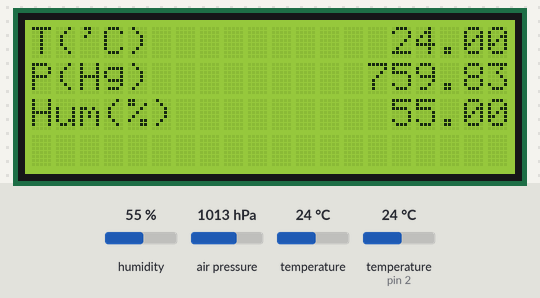
The sketch below on a simulated Arduino Uno, built with avr-gcc and run on an emulated ATmega328P. Shown: 20×4 character LCD. The test bench sets the inputs (shaded band); at power-on: humidity 55 %, air pressure 1013 hPa, temperature 24 °C, temperature (sensor on pin 2) 24 °C. What the sketch prints to the serial monitor is not drawn.

Above: at 1.2 s.
1.3 s: humidity set to 22 %
At 3.3 s:
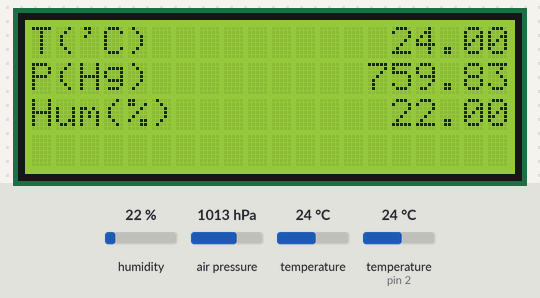
4.1 s: air pressure set to 952 hPa
At 5.0 s:
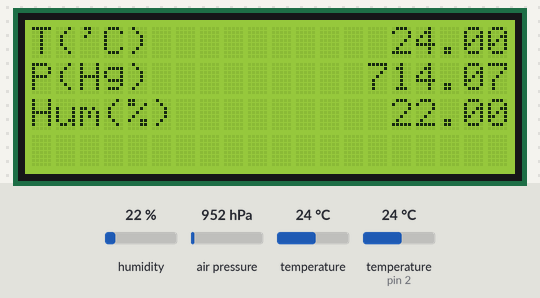
6.9 s: temperature (sensor 0) set to 12 °C
At 8.9 s:
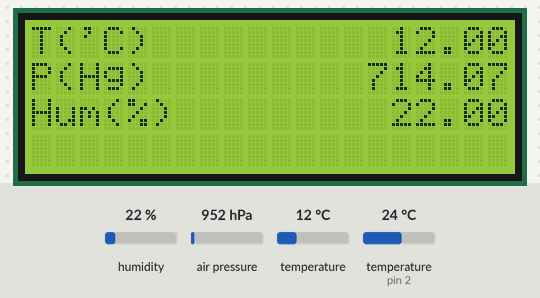
9.8 s: humidity set to 40 %
At 11.5 s:
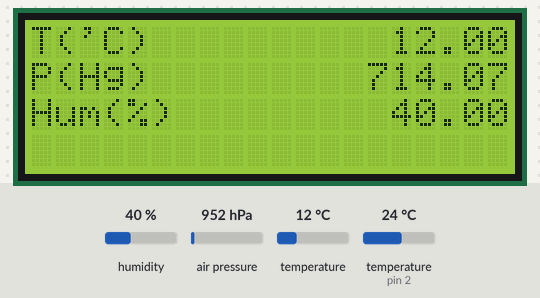
12.6 s: air pressure set to 975 hPa
At 14.9 s:
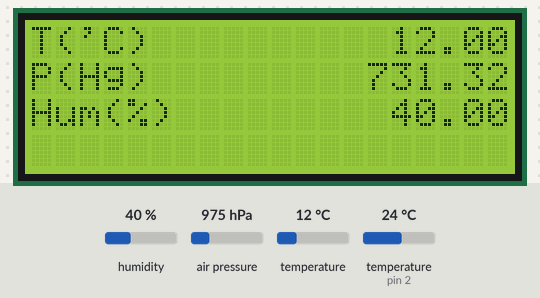
16.1 s: humidity set to 68 %
At 17.9 s:
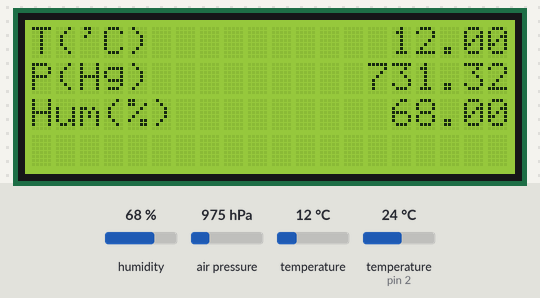
Timing chart, 0 to 19.4 s (numbered marks = the images above; inputs shaded):
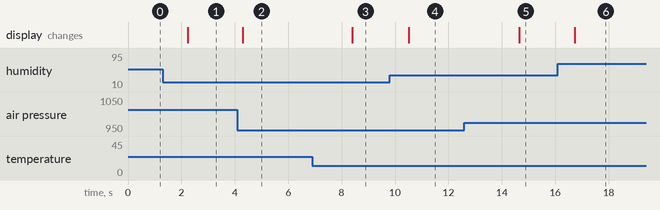

Measured:
- after the input at 1.3 s, the display: changes after 0.93 s (image 1)
- after the input at 4.1 s, the display: changes after 0.20 s (image 2)
- after the input at 6.9 s, the display: changes after 1.5 s (image 3)
- after the input at 9.8 s, the display: changes after 0.72 s (image 4)
- after the input at 12.6 s, the display: changes after 2.1 s (image 5)
- after the input at 16.1 s, the display: changes after 0.63 s (image 6)

The sketch:

bar_lcd.ino
```cpp
#include <DHT.h>
#include <Adafruit_BMP085.h>
#include <Wire.h>
#include <LCD.h>
#include <LiquidCrystal_I2C.h>

// Порты LCD
#define LCD_I2C_ADDR    0x27 // Define I2C Address where the PCF8574T is
#define BACKLIGHT     3
#define LCD_EN  2
#define LCD_RW  1
#define LCD_RS  0
#define LCD_D4  4
#define LCD_D5  5
#define LCD_D6  6
#define LCD_D7  7

LiquidCrystal_I2C       lcd(LCD_I2C_ADDR,LCD_EN,LCD_RW,LCD_RS,LCD_D4,LCD_D5,LCD_D6,LCD_D7);

// Датчики
Adafruit_BMP085         bmp;
DHT                     dht(2, DHT11); // S подключен к D2

void setup() {
  Serial.begin(9600,SERIAL_8N2);
  lcd.begin(20,4);
  lcd.setBacklightPin(BACKLIGHT,POSITIVE);
  lcd.setBacklight(HIGH);
  lcd.clear();
  lcd.home();
  // Проверка на доступность датчика
  if (!bmp.begin()) {
	lcd.print("BMP180 ERROR!");
	while (1) {}
  }
  // "Запуск" DHT11
  dht.begin();
  // Шаблон для дисплея
  lcd.setCursor(0,0);
  lcd.print("T('C) ");
  lcd.setCursor(0,1);
  lcd.print("P(Hg) ");
  lcd.setCursor(0,2);
  lcd.print("Hum(%)");
}

void loop() {
  float Temp, Hum;          // Температура и влажность
  int32_t pres;             // Давление
  char StrHum[15]="";       // Влажность строкой
  char StrPresHg[15]="";    // Давление в мм рт.ст. строкой
  char StrTemp[15]="";      // Температура строкой
  // Данные с BMP180
  Temp=bmp.readTemperature();
  pres=bmp.readPressure();
  // Вывод температуры
  lcd.setCursor(6, 0);
  dtostrf(Temp, 14, 2, StrTemp);
  lcd.print(StrTemp);
  // Вывод давления
  float preshg=float(pres)/133.32;
  dtostrf(preshg, 14, 2, StrPresHg);
  lcd.setCursor(6, 1);
  lcd.print(StrPresHg);
  // Данные с DHT11
  Hum=dht.readHumidity();
  // Вывод влажности
  dtostrf(Hum, 14, 2, StrHum);
  lcd.setCursor(6, 2);
  lcd.print(StrHum);
  Serial.print("T");
  Serial.print(Temp);
  Serial.print("P");
  Serial.print(preshg);
  Serial.print("H");
  Serial.print(Hum);
  Serial.print(char(13));
  // Задержка
  delay(2000);
}
```
